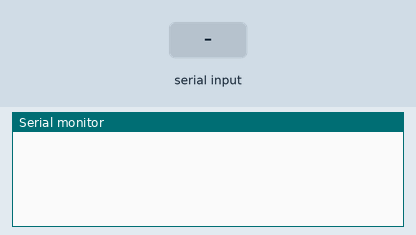
A sketch run on a simulated ESP32. Parts: the last lines printed to the serial monitor. Inputs (shaded band) come from the test bench. The modem accepts every AT command (registered, SIM ready, sends succeed) and sends nothing else.

Above: at 1.2 s.
1.3 s: "1\n" received over the second serial link
At 3.0 s:
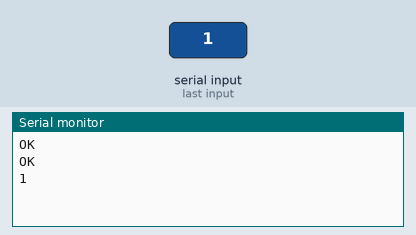
3.9 s: "0\n" received over the second serial link
At 6.1 s:
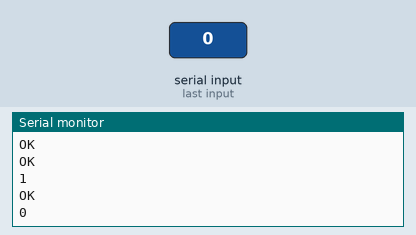

The sketch:

ESP32_RAK3172_node.ino
```cpp
#define RXD2 16
#define TXD2 17

int count = 0;
int period = 0;

void setup() {
Serial.begin(9600);
Serial2.begin(9600, SERIAL_8N1, RXD2, TXD2);
}
void loop() {
  switch(count)
  {
    case 0:
      Serial2.println("ATE");
      delay(200);
      count++;
      break;
    case 1:
      Serial2.println("AT+NWM=0");
      delay(200);
      count++;
      break;
    case 2:
      Serial2.println("AT+P2P=868000000:7:125:0:10:14");
      delay(200);
      count++;
      period = millis();
      break;
  }
  if(count == 3){
    if(millis()-period>6500){
      period = millis();
      Serial2.println("AT+PSEND=D02911");
    }
  }
  if (Serial.available())
  {
  Serial2.println(Serial.readStringUntil('/n'));
  }
  if (Serial2.available())
  {
  Serial.println(Serial2.readStringUntil('/n'));
  }
}
```

Measured:
- after the input at 1.3 s, the serial monitor: prints a new line after 1.1 s (image 1)
- after the input at 3.9 s, the serial monitor: prints a new line after 1.0 s (image 2)
